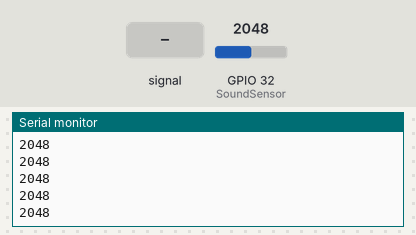
This sketch was run on a simulated ESP32. Parts: the last lines printed to the serial monitor. Inputs (shaded band) come from the test bench; at power-on: GPIO 32 (SoundSensor) = 2048.

Above: at 1.2 s.
1.3 s: GPIO 32 (SoundSensor) fed a 200 Hz sine of ±327 counts around its level
At 2.2 s:
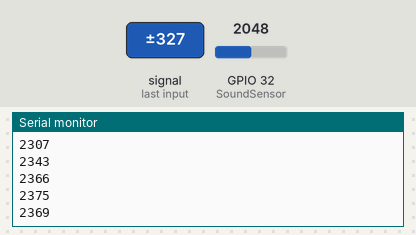
2.8 s: GPIO 32 (SoundSensor) set to 2866
At 3.6 s:
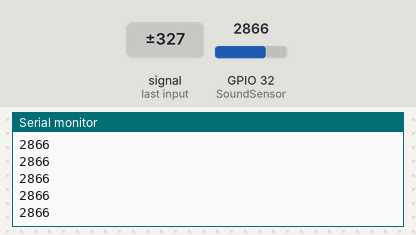
4.3 s: GPIO 32 (SoundSensor) fed a 1000 Hz sine of ±1023 counts around its level
5.8 s: GPIO 32 (SoundSensor) set to 2047
At 6.5 s:
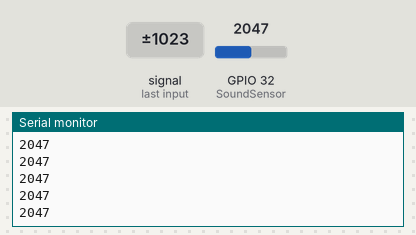
Timing chart, 0 to 8.3 s (numbered marks = the images above; inputs shaded):
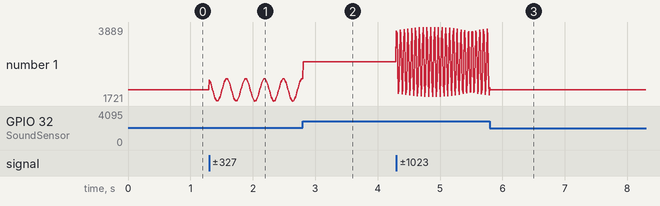

Measured:
- after the input at 1.3 s, the serial monitor: prints a new line at once (image 1)
- plotted number 1: 2048 → 2374 after the input at 1.3 s

The sketch:

09_VolumeSensor.ino
```cpp
//ツール→シリアルプロッタで波形を見てください。

#define SoundSensor 32
int SoundValue ;

void setup () {
  Serial.begin (115200);
  pinMode (SoundSensor, INPUT);
}
void loop () {
  SoundValue=analogRead(SoundSensor);
  Serial.println(SoundValue);
  delay(10);
}
```
